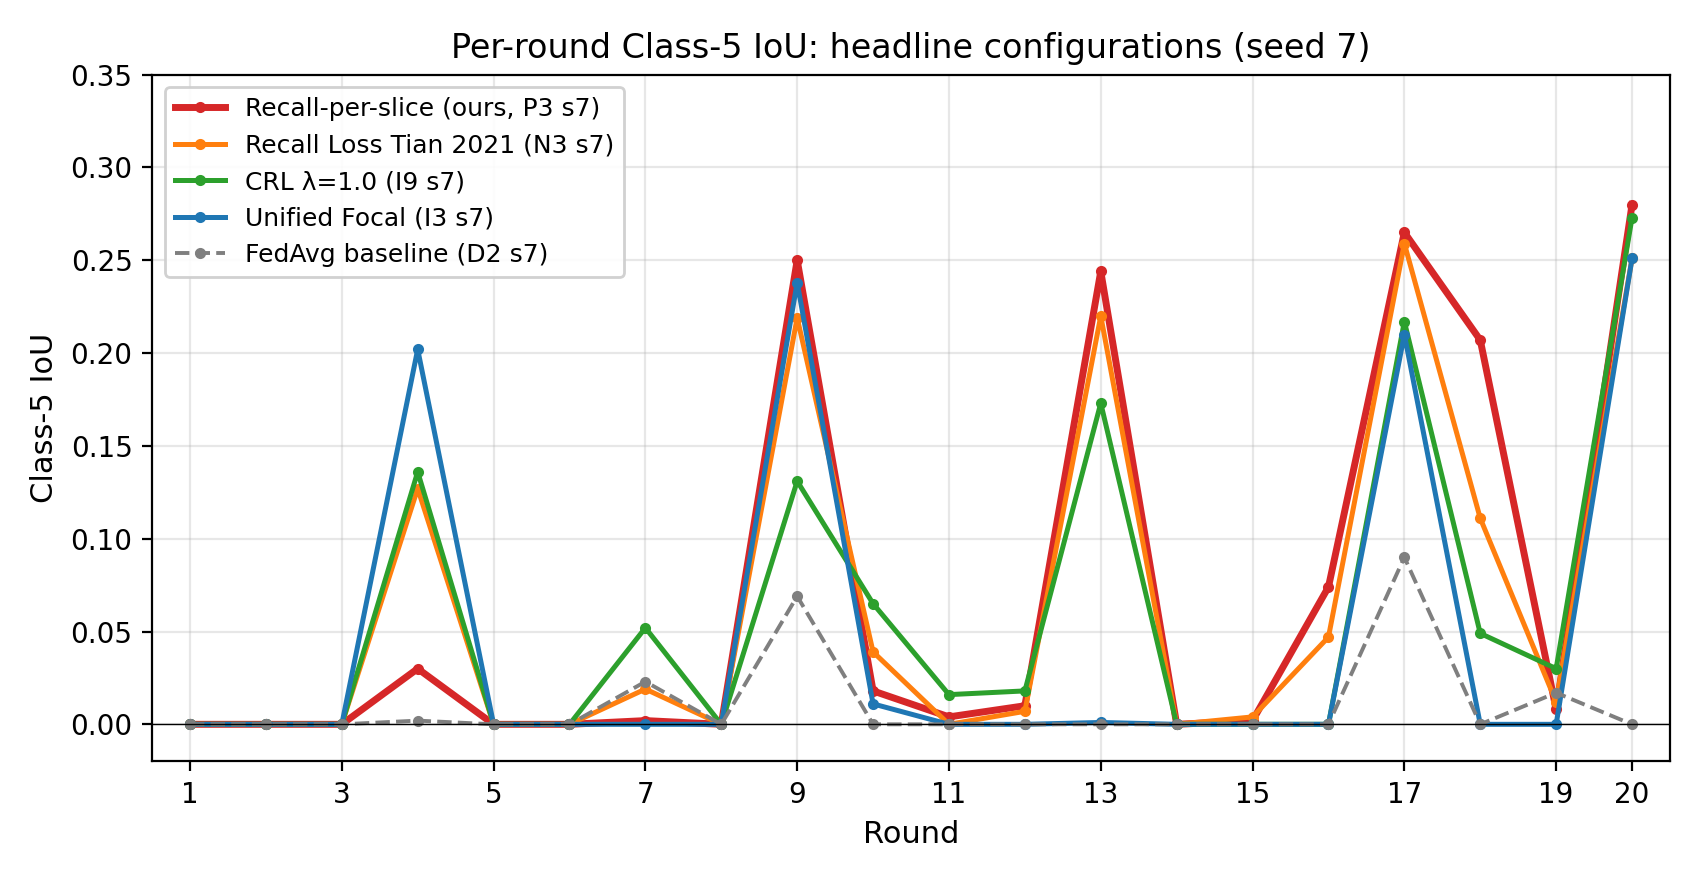

Reproduce this figure in Python.
"""Fig 2: per-round Class-5 IoU trajectories for headline configurations.

Shows that Recall-per-slice (P3 s7) is the only configuration with
sustained C5 across multiple final rounds.
"""
import os
import sys

HERE = os.path.dirname(os.path.abspath(__file__))
sys.path.insert(0, os.path.join(HERE, 'utils'))
from extract_c5_trajectory import parse_log
import matplotlib.pyplot as plt
import matplotlib
matplotlib.rcParams['font.size'] = 10
matplotlib.rcParams['axes.labelsize'] = 11
matplotlib.rcParams['legend.fontsize'] = 9
matplotlib.rcParams['pdf.fonttype'] = 42  # TrueType for embedding

ROOT = os.path.dirname(HERE)

configs = [
    # (display name, log path, color, linestyle, linewidth)
    ('Recall-per-slice (ours, P3 s7)', f'{ROOT}/logs_phase_p/P3_recall_slice_s7.log', '#d62728', '-', 2.5),
    ('Recall Loss Tian 2021 (N3 s7)',  f'{ROOT}/logs_phase_no/N3_recall_s7.log',      '#ff7f0e', '-', 1.8),
    ('CRL \u03bb=1.0 (I9 s7)',          f'{ROOT}/logs_loss_sweep/I9_crossrecall_s7.log', '#2ca02c', '-', 1.8),
    ('Unified Focal (I3 s7)',          f'{ROOT}/logs_loss_sweep/I3_unifiedfocal_s7.log', '#1f77b4', '-', 1.8),
    ('FedAvg baseline (D2 s7)',        f'{ROOT}/logs_overnight/D2_fedavg_seed7.log',  '#7f7f7f', '--', 1.4),
]

fig, ax = plt.subplots(figsize=(8.5, 4.4))
for name, path, color, ls, lw in configs:
    try:
        traj = parse_log(path)
    except FileNotFoundError:
        print(f'[warn] missing: {path}')
        continue
    rnds = [t['round'] for t in traj]
    c5 = [t['per_class'][5] for t in traj]
    ax.plot(rnds, c5, color=color, linestyle=ls, linewidth=lw, label=name, marker='o', markersize=3)

ax.set_xlabel('Round')
ax.set_ylabel('Class-5 IoU')
ax.set_title('Per-round Class-5 IoU: headline configurations (seed 7)')
ax.set_xticks(list(range(1, 21, 2)) + [20])
ax.set_xlim(0.5, 20.5)
ax.grid(True, alpha=0.3)
ax.legend(loc='upper left', framealpha=0.9)
ax.set_ylim(-0.02, 0.35)
ax.axhline(0, color='black', linewidth=0.5)

plt.tight_layout()
out = os.path.join(HERE, 'fig2_c5_trajectories')
plt.savefig(f'{out}.png', dpi=200)
plt.savefig(f'{out}.pdf')
print(f'wrote {out}.{{png,pdf}}')
